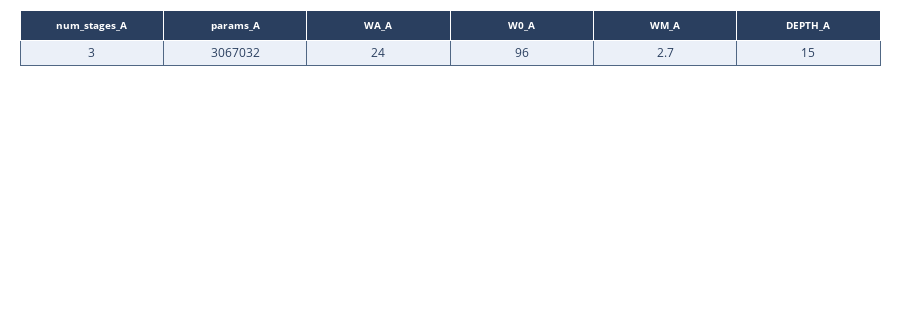

The notebook cell saved with this chart:
### Code cell
df=total_data[["name_A","name_B", "best_acc_A","best_acc_B", "label" ]].head()
df["label"]=df["label"].round(2)

df=total_data[[  
            'num_stages_A', 'params_A', 'WA_A', 'W0_A','WM_A', 'DEPTH_A',###

        ]].head(1)

def create_stylized_table_with_splits(df):
    # Optionally split long column names using <br> to insert line breaks
    header_values = [f'<b>{col.replace(" ", "<br>")}</b>' if len(col) > 15 else f'<b>{col}</b>' for col in df.columns]
    
    # Convert the DataFrame column values to a list of lists
    cell_values = [df[col].tolist() for col in df.columns]
    
    # Create the table figure
    fig = go.Figure(data=[go.Table(
        header=dict(
            values=header_values,  # Use split column names with <br>
            fill_color='#2a3f5f',  # Dark blue background for headers
            font=dict(color='white', size=10),  # Reduced text size for headers
            align='center',  # Center-align header text
            height=30  # Header row height
        ),
        cells=dict(
            values=cell_values,  # Use dynamic row values
            #fill_color=[['#f0f0f0'] * len(df), ['#f5f5f5', '#ffffff'] * (len(df) // 2)],  # Alternating row colors
            font=dict(color='#2a3f5f', size=12),  # Reduced text size for cells
            align='center',  # Center-align cell text
            height=25,  # Cell row height
            line_color='#506784'  # Subtle cell borders
        )
    )])
    
    # Layout settings for presentation
    fig.update_layout(
        margin=dict(l=20, r=20, t=10, b=10),  # Set small margins
        height=300 + len(df) * 20,  # Adjust height dynamically based on number of rows
        paper_bgcolor='white',  # Set background to white
        width=900
    )
    
    return fig

# Create the table figure with column name splits and smaller text
fig = create_stylized_table_with_splits(df)
fig.show()

### Figure 1 — Plotly figure (JSON) as saved in the notebook; plotly's stock layout.template omitted (floating-point values rounded to 4 significant figures)
{"data": [{"cells": {"align": "center", "font": {"color": "#2a3f5f", "size": 12}, "height": 25, "line": {"color": "#506784"}, "values": [[3], [3067032], [24], [96], [2.7], [15]]}, "header": {"align": "center", "fill": {"color": "#2a3f5f"}, "font": {"color": "white", "size": 10}, "height": 30, "values": ["<b>num_stages_A</b>", "<b>params_A</b>", "<b>WA_A</b>", "<b>W0_A</b>", "<b>WM_A</b>", "<b>DEPTH_A</b>"]}, "type": "table"}], "layout": {"height": 320, "margin": {"b": 10, "l": 20, "r": 20, "t": 10}, "paper_bgcolor": "white", "width": 900}}
